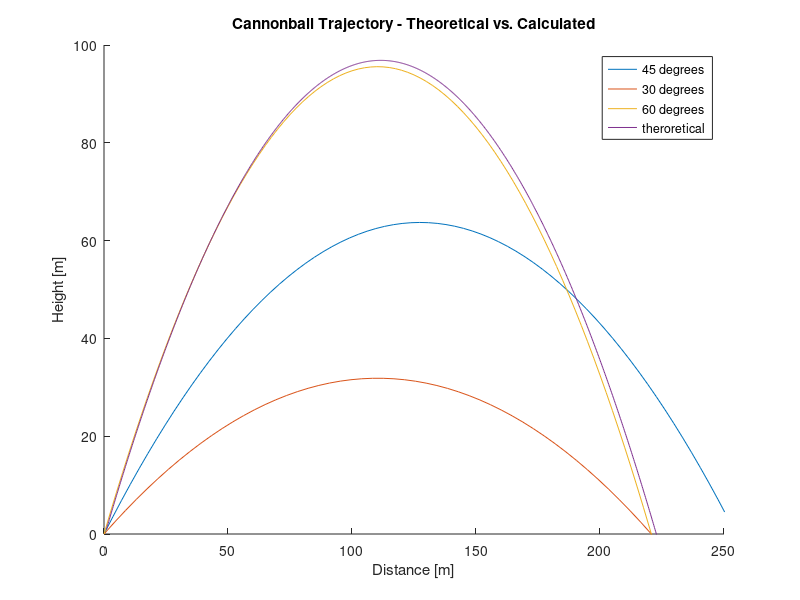

Recreate this plot in MATLAB.
%% BallisticTrajectory_HW2
%
% This algorithm is designed to plot the trajectory and velocity
% for a cannoball projectile of both the kinematic calculation
% and the theoretical calculation based on Euler's Forward method
% The commented out portion of the code is designed to plot the 
% trajectory of a cannonball at various angles.

%% Declaration of Parameters

% variables for kinematics calculation
x0=0;               % initial x posiition
y0=0;               % initial y position
angle = (pi./4);    % angle of 45 degrees
angle2 = (pi./6);   % angle of 30 degrees
angle3 = (pi./3);   % angle of 60 degrees
v = 50;             % initial velocity
g = 9.81;           % acceleration due to gravity
ax = 0;             % acceleration in the x direction
t = 0:0.1:20;       % time elapsed

% variables for theoretical calculation
dt = .009;                       % step size
Ax = 0;                           % x Acceleration
Ay= 9.8;                          % y Acceleration
Vx = 50*ones(1,1000)*cos(angle3); % x initial velocity
Vy = 50*ones(1,1000)*sin(angle3); % y initial velocity
t1 = (1:1:1001);                  % time of flight
X = ones(1,1000);                 % X vector for theoretical solution
Y = ones(1,1000);                 % Y vector for theoretical solution

%% Kinematic Calculations
x = x0+v*cos(angle)*t+(ax*t.^2)/2;   % x calculation at 45 degrees
y = y0+v*sin(angle)*t-(g*t.^2)/2;    % y calculation at 45 degrees
x2 = x0+v*cos(angle2)*t+(ax*t.^2)/2; % x calculation at 30 degrees
y2 = y0+v*sin(angle2)*t-(g*t.^2)/2;  % y calculation at 30 degrees
x3 = x0+v*cos(angle3)*t+(ax*t.^2)/2; % x calculation at 60 degrees
y3 = y0+v*sin(angle3)*t-(g*t.^2)/2;  % y calculation at 60 degrees

%% Euler Forward Method Solution
for i = (1:1:1000)
    X(i+1) = X(i)+ Vx(i).*dt;   % displacement
    Vx(i+1) = Vx(i);            % velocity in X direction
    Y(i+1) = Y(i)+ Vy(i).*dt;   % height
    Vy(i+1) = Vy(i) - Ay.*dt;   % velocity in Y direction
end

%% Plotting

%plot trajectory 
figure(1)
hold on;

plot(x,y);          % plot trajectory at 45 degrees
plot(x2,y2);        % plot trajectory at 30 degrees
plot(x3,y3);        % plot trajectory at 60 degrees

plot(X,Y);         % plot theoretical

ylim([0 100]);          % set y limits
xlim([0 250]);          % set x limits

xlabel('Distance [m]'); % label x axis
ylabel('Height [m]');   % label y axis

title('Cannonball Trajectory - Theoretical vs. Calculated');       % label title
%legend('Kinematic', 'Theroretical');                               % create legend
legend('45 degrees', '30 degrees', '60 degrees', 'theroretical'); % create legend

hold off;

% plot velocity
% figure(2)
% hold on;
% 
% plot(t1, Vx,'k'); % plot x velocity
% plot(t1, Vy,'m'); % plot y velocity
% 
% ylim([0 100]);    % set y limits
% xlim([0 500]);    % set x limits
% 
% xlabel('Time [s]'); % label x axis
% ylabel('Velocity [m/s]');   % label y axis
% 
% title('Cannonball Velocity vs. Time');       % label title
% 
% legend('X-Velocity', 'Y-Velocity'); % Create Legend
% 
% hold off;

